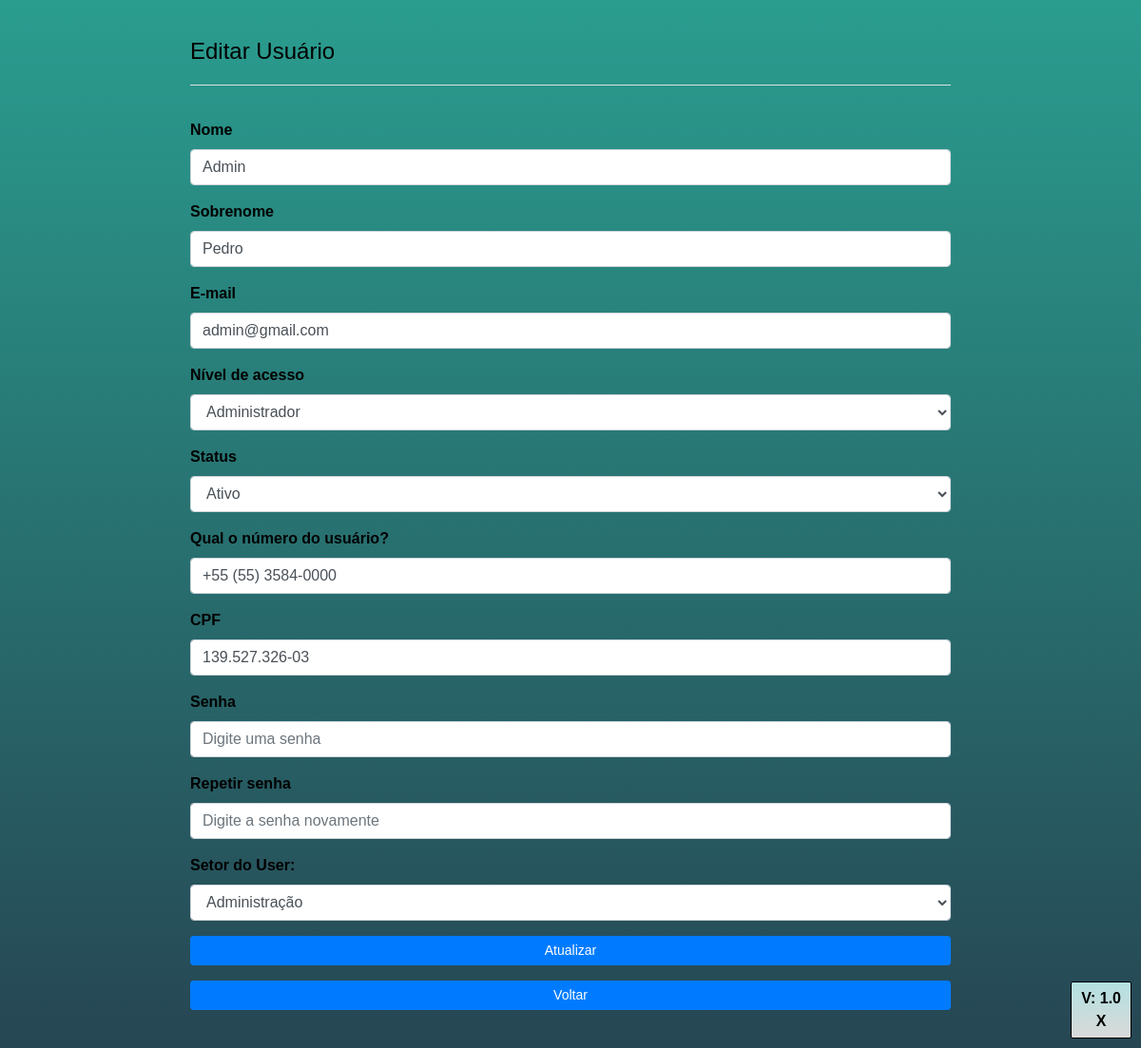
Page /editar_usuario.php?IdUsuario=49 (signed in) on the committed database.
### tables this page shows
CREATE TABLE `usuario` (
  `IdUsuario` int(11) NOT NULL,
  `Nome` varchar(80) NOT NULL,
  `Sobrenome` varchar(90) NOT NULL,
  `Email` varchar(100) NOT NULL,
  `Senha` varchar(256) NOT NULL,
  `NivelUsuario` int(11) NOT NULL,
  `Status` varchar(50) NOT NULL,
  `telefoneUsuario` varchar(20) NOT NULL,
  `cpfUsuario` varchar(15) NOT NULL,
  `Setor` varchar(70) DEFAULT NULL,
  `Online` tinyint(1) DEFAULT 0
);

### editar_usuario.php (the view, shortened to what this page needs)
<?php
include_once 'conexao.php';
include_once 'head.php';
$IdUsuario = isset($_GET['IdUsuario']) ? $_GET['IdUsuario'] : null;
?>
<head>
</head>
<div style="padding: 20px 0; max-width: 800px" class="container">
    <h4 style="padding: 0 0 20px 0; margin-bottom: 35px;" class="border-bottom">Editar Usuário</h4>
    <?php
    $sql = "SELECT * FROM usuario WHERE IdUsuario = $IdUsuario";
    $retorno = mysqli_query($conexao, $sql);
    while ($array = mysqli_fetch_array($retorno, MYSQLI_ASSOC)) {
        $Nome = $array['Nome'];
        $Sobrenome = $array['Sobrenome'];
        $Email = $array['Email'];
        $NivelUsuario = $array['NivelUsuario'];
        $telefoneUsuario = $array['telefoneUsuario'];
        $cpfUsuario = $array['cpfUsuario'];
        $Status = $array['Status'];
        $Setor = $array['Setor'];
    ?>
        <form action="atualizar_usuario.php" method="POST">
            <div class="form-group">
                <label>Nome</label>
                <input class="form-control" type="text" name="nome" placeholder="Digite o seu nome" autocomplete="off" value="<?= $Nome ?>" />
            </div>
            <div class="form-group">
                <label>Sobrenome</label>
                <input class="form-control" type="text" name="sobrenome" placeholder="Digite o seu sobrenome" value="<?= $Sobrenome ?>" />
            </div>
            <div class="form-group">
                <label>E-mail</label>
                <input class="form-control" type="email" id="email" name="email" placeholder="Digite o seu e-mail para acessar o sistema" value="<?= $Email ?>" />
            </div>
            <div class="form-group">
                <label>Nível de acesso</label>
                <select class="form-control" name="nivelUsuario">
                    <option value="1" <?= $NivelUsuario == 1 ? 'selected' : '' ?>>Administrador</option>
                </select>
            </div>
            <div class="form-group">
                <label>Status</label>
                <select class="form-control" name="Status">
                    <option value="Ativo" <?= $Status == "ativo" ? 'selected' : '' ?>>Ativo</option>
                </select>
            </div>
            <div class="form-group">
                <label for="telefoneUsuario">Qual o número do usuário?</label>
                <input type="text" class="form-control" id="telefoneUsuario" name="telefoneUsuario" placeholder="Ex: 35 8888-8888" value="<?= $telefoneUsuario ?>" maxlength="11">
            </div>
            <div class="form-group">
                <label>CPF</label>
                <input class="form-control" type="text" id="cpfUsuario" name="cpfUsuario" placeholder="Insira o CPF do usuário" maxlength="14" value="<?= $cpfUsuario ?>" oninput="formatarCPF(this)" />
            </div>
            <div class="form-group">
                <label>Senha</label>
                <input class="form-control" type="password" id="senha" name="senha" placeholder="Digite uma senha" />
            </div>
            <div class="form-group">
                <label>Repetir senha</label>
                <input class="form-control" type="password" id="senha2" name="senha2" placeholder="Digite a senha novamente" oninput="validaSenha(this)" />
            </div>
            <div class="form-group">
                <label for="setor">Setor do User:</label>
                <select class="form-control" id="Setor" name="Setor" required>
                    <?php
                    $sqlSetor = "SELECT * FROM setor ORDER BY NomeSetor ASC";
                    $retornoSetor = mysqli_query($conexao, $sqlSetor);
                    while ($array = mysqli_fetch_array($retornoSetor, MYSQLI_ASSOC)) {
                        $NomeSetor = $array["NomeSetor"];
                        $selected = ($NomeSetor == $Setor) ? 'selected' : '';
                    ?>
                        <option value="<?= $NomeSetor ?>" <?= $selected ?>>
                            <?= $NomeSetor ?>
                        </option>
                    <?php } ?>
                </select>
            </div>
            <button type="submit" class="btn-enviar btn btn-primary btn-sm btn-block">Atualizar</button>
        </form>
    <?php } ?>
    <a href="listar_usuario.php" class="btn btn-primary btn-sm btn-block">Voltar</a>
</div>
<?php include_once("footer.php"); ?>

### rows in the picture
usuario: nome "Admin", sobrenome "Pedro", email "admin@gmail.com", nivelUsuario "Administrador", telefoneUsuario "+55 (55) 3584-0000", cpfUsuario "139.527.326-03"

### other values in the picture
form field Setor "Administração"
